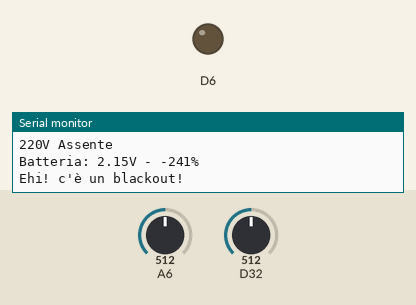
This sketch was run on a simulated Arduino MKR. On the bench: output pins drawn as LEDs (lit = HIGH), the last lines printed to the serial monitor. The test bench sets the inputs (shaded band); at power-on: A6 = 512, D32 = 512.

Above: at 4.8 s.
At 22.7 s:
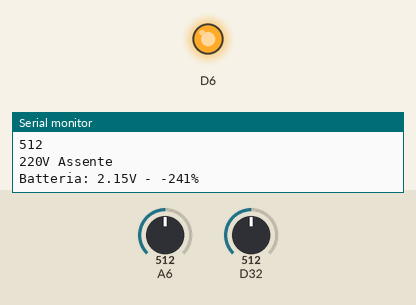
Timing chart, 0 to 26.1 s (numbered marks = the images above):
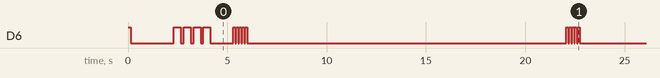

Measured:
- by itself, D6: HIGH → LOW at 0.15 s, → HIGH 2.2 s later, → LOW 0.35 s later, → HIGH 0.15 s later, … (89 changes in this stretch)
- by itself, everything shown: repeats every 31.5 s, in 8 steps

The sketch:

blackoutWarning.ino
```cpp
/*
  Rilevatore di blackout
  versione 1.0 del 10/03/2019
  Sviluppato da Francesco Tucci (https://www.iltucci.com/blog/?p=4292)

  Distinta base:
  - Arduino MKR GSM 1400
  - Resistenza da 1k
  - Resistenza da 2k
  - LiPo da almeno 1200mAh
  - una SIM che possa inviare SMS
*/

// Libreria per la gestione del GSM
#include <MKRGSM.h>

// PIN della SIM
const char PINNUMBER[] = "0000";

// numero di cellulare al quale inviare gli allarmi
const char TEL_AVVISO[] = "+391231234567";

// variabili per il controllo dello stato di alimentazione
int rete;
int inviato;
// se si imposta questa variabile a 0 all'avvio il sistema manderà
// un SMS alla riaccensione, nel caso in cui la batteria si sia
// scaricata prima
int stato = 1; // 0: manca corrente - 1: c'è corrente

// varabili per il controllo dello stato della batteria
int vBatt;
float tensione;
int vBattPerc;
int ledBlinkBattery;
int warningBatt = 0;
int vA6;

// istanze per le librerie GSM
GSM gsmAccess;
GSM_SMS sms;

void setup() {

  // attivo il pin per accendere e spegnere il LED integrato nella scheda
  pinMode(6, OUTPUT);
  // attivo il pin analogico per vedere lo stato della corrente
  pinMode(A6, INPUT);

  // attivo la seriale
  Serial.begin(9600);

  // stato della connessione GSM
  bool connected = false;

  // Avvio il modem GSM
  // Serve passare il PIN per l'attivazione della SIM
  while (!connected) {
    // se in connessione il LED un lampeggio ad ogni ciclo
    digitalWrite(6, HIGH);
    delay(150);
    digitalWrite(6, LOW);
    delay(150);

    if (gsmAccess.begin(PINNUMBER) == GSM_READY) {
      connected = true;
    } else {
      Serial.println("Non riesco a connettermi");
      // se non è connesso
      // lampeggia 5 volte ravvicinate
      for (int b = 0; b <6; b++)
      {
        digitalWrite(6, HIGH);
        delay(100);
        digitalWrite(6, LOW);
        delay(100);
      }
      delay(1000);
    }
  }

  Serial.println("GSM attivato");
  // al GSM attivo faccio 3 lampeggi lunghi
  for (int b = 0; b <4; b++)
  {
    digitalWrite(6, HIGH);
    delay(350);
    digitalWrite(6, LOW);
    delay(150);
  }
}

void loop() {

  // controllo se il PIN ha tensione
  rete = 1;
  vA6 = analogRead(A6);
  Serial.println(vA6);

  if (vA6 < 800)
  {
    rete = 0;
  }

  if (rete == 1)
  {
    Serial.println("220V Presente");
    digitalWrite(6, HIGH);
    if (stato == 0) // se lo stato è a zero vuol dire che al controllo prima non c'era corrente. Quindi avviso
    {
      Serial.println("220V Tornata");
      sms.beginSMS(TEL_AVVISO);
      sms.print("220V Tornata!");
      sms.endSMS();
      Serial.println("SMS INVIATO");
      stato = 1;
      warningBatt = 0;
    }
  }
  else
  {
    Serial.println("220V Assente");
    digitalWrite(6, LOW);

    // leggo la carica della batteria in V e in percentuale
    vBatt = analogRead(ADC_BATTERY);
    tensione = vBatt*(4.3/1023);
    vBattPerc=((tensione-3.6)/0.6)*100;
    Serial.print("Batteria: ");
    Serial.print(tensione);
    Serial.print("V - ");
    Serial.print(vBattPerc);
    Serial.println("%");


    if (stato == 1) // se lo stato è a uno vuol dire che al controllo prima c'era corrente. Quidni avviso
    {
      Serial.println("Ehi! c'è un blackout!");
      sms.beginSMS(TEL_AVVISO);
      sms.print("Blackout!");
      sms.endSMS();
      Serial.println("SMS INVIATO");
      stato = 0;
    }

    // faccio lampeggiare il LED una volta ogni 10% di batteria
    ledBlinkBattery = vBattPerc/10;

    if (ledBlinkBattery<1)
    {
       for (int b = 0; b <5; b++)
      {
        digitalWrite(6, HIGH);
        delay(100);
        digitalWrite(6, LOW);
        delay(50);
      }
    }
    else
    {
    for (int blink = 0; blink < ledBlinkBattery; blink++)
      {
        digitalWrite(6, HIGH);
        delay(300);
        digitalWrite(6, LOW);
        delay(200);
      }
    }

    // mando SMS di batteria scarica alla prima volta
    // che la percentuale scende sotto il 20%
    if ((ledBlinkBattery < 1) && (warningBatt == 0))
    {
      sms.beginSMS(TEL_AVVISO);
      sms.print("ATTENZIONE, Batteria al 10%");
      sms.endSMS();
      Serial.println("SMS INVIATO");
      warningBatt = 1;
    }

    delay(5000);

  }

  delay(10000);

}
```
